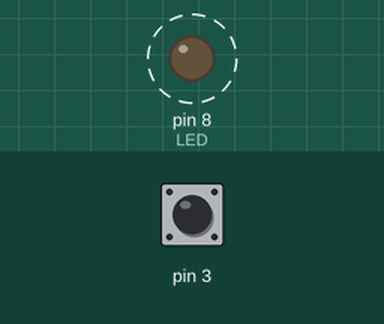
Bench run of a sketch on a simulated Arduino Uno, built with avr-gcc and run on an emulated ATmega328P. Shown: output pins drawn as LEDs (lit = HIGH). Dashed ring = blinking. The inputs (shaded band) are chosen by the test bench; at power-on: pin 3 HIGH. What the sketch prints to the serial monitor is not drawn.

Above: at 1.2 s.
1.3 s: pin 3 pulled LOW for 0.15 s
Timing chart, 0 to 10.3 s (numbered marks = the images above; inputs shaded):
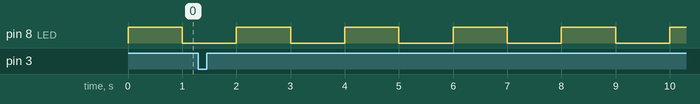

Measured:
- by itself, pin 8 (LED): alternates HIGH for 1.0 s and LOW for 1.0 s

The sketch:

Interrupcion_2.ino
```cpp
//Interrupción con lenguaje ensamblador usando push button
int LED=8;
int contador=0;
int estadoBoton;

void setup() {
  // put your setup code here, to run once:
pinMode(LED,OUTPUT);
Serial.begin(9600);

{
cli();
DDRD &= ~(1 << DDD1);
PORTD |= (1 << PORTD3);
EICRA |= (1 << ISC10);
EIMSK |= (1 << INT1);
sei();
}

}

void loop() {
  // put your main code here, to run repeatedly:
digitalWrite(LED,HIGH);
delay(1000);
digitalWrite(LED,LOW);
delay(1000);

}


ISR(INT1_vect){
  contador++;
  Serial.println(contador);
}
```
